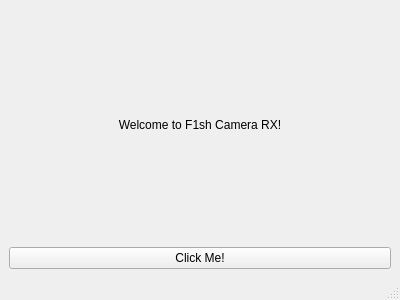
<?xml version="1.0" encoding="UTF-8"?>
<ui version="4.0">
 <class>MainWindow</class>
 <widget class="QMainWindow" name="MainWindow">
  <property name="geometry">
   <rect>
    <x>0</x>
    <y>0</y>
    <width>400</width>
    <height>300</height>
   </rect>
  </property>
  <property name="windowTitle">
   <string>F1sh Camera RX</string>
  </property>
  <widget class="QWidget" name="centralwidget">
   <layout class="QVBoxLayout" name="verticalLayout">
    <item>
     <widget class="QLabel" name="label">
      <property name="text">
       <string>Welcome to F1sh Camera RX!</string>
      </property>
      <property name="alignment">
       <set>Qt::AlignCenter</set>
      </property>
     </widget>
    </item>
    <item>
     <widget class="QPushButton" name="button">
      <property name="text">
       <string>Click Me!</string>
      </property>
     </widget>
    </item>
   </layout>
  </widget>
  <widget class="QMenuBar" name="menubar">
   <property name="geometry">
    <rect>
     <x>0</x>
     <y>0</y>
     <width>400</width>
     <height>22</height>
    </rect>
   </property>
  </widget>
  <widget class="QStatusBar" name="statusbar"/>
 </widget>
 <resources/>
 <connections/>
</ui>
